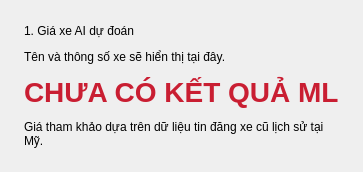
                          <widget class="QFrame" name="predictionCard">
                            <property name="card" stdset="0">
                              <bool>true</bool>
                            </property>
                            <layout class="QVBoxLayout" name="predictionCardLayout">
                              <property name="leftMargin">
                                <number>24</number>
                              </property>
                              <property name="topMargin">
                                <number>24</number>
                              </property>
                              <property name="rightMargin">
                                <number>24</number>
                              </property>
                              <property name="bottomMargin">
                                <number>24</number>
                              </property>
                              <property name="spacing">
                                <number>12</number>
                              </property>
                              <item>
                                <widget class="QLabel" name="predictionCardTitle">
                                  <property name="text">
                                    <string>1. Giá xe AI dự đoán</string>
                                  </property>
                                  <property name="section" stdset="0">
                                    <bool>true</bool>
                                  </property>
                                </widget>
                              </item>
                              <item>
                                <widget class="QLabel" name="lblSelectedVehicle">
                                  <property name="text">
                                    <string>Tên và thông số xe sẽ hiển thị tại đây.</string>
                                  </property>
                                </widget>
                              </item>
                              <item>
                                <widget class="QLabel" name="lblPredictedPrice">
                                  <property name="text">
                                    <string>CHƯA CÓ KẾT QUẢ ML</string>
                                  </property>
                                  <property name="styleSheet">
                                    <string>font-size:28px;font-weight:bold;color:#C91E32;</string>
                                  </property>
                                </widget>
                              </item>
                              <item>
                                <widget class="QLabel" name="lblPredictionNote">
                                  <property name="text">
                                    <string>Giá tham khảo dựa trên dữ liệu tin đăng xe cũ lịch sử tại Mỹ.</string>
                                  </property>
                                  <property name="muted" stdset="0">
                                    <bool>true</bool>
                                  </property>
                                  <property name="wordWrap">
                                    <bool>true</bool>
                                  </property>
                                </widget>
                              </item>
                            </layout>
                          </widget>
